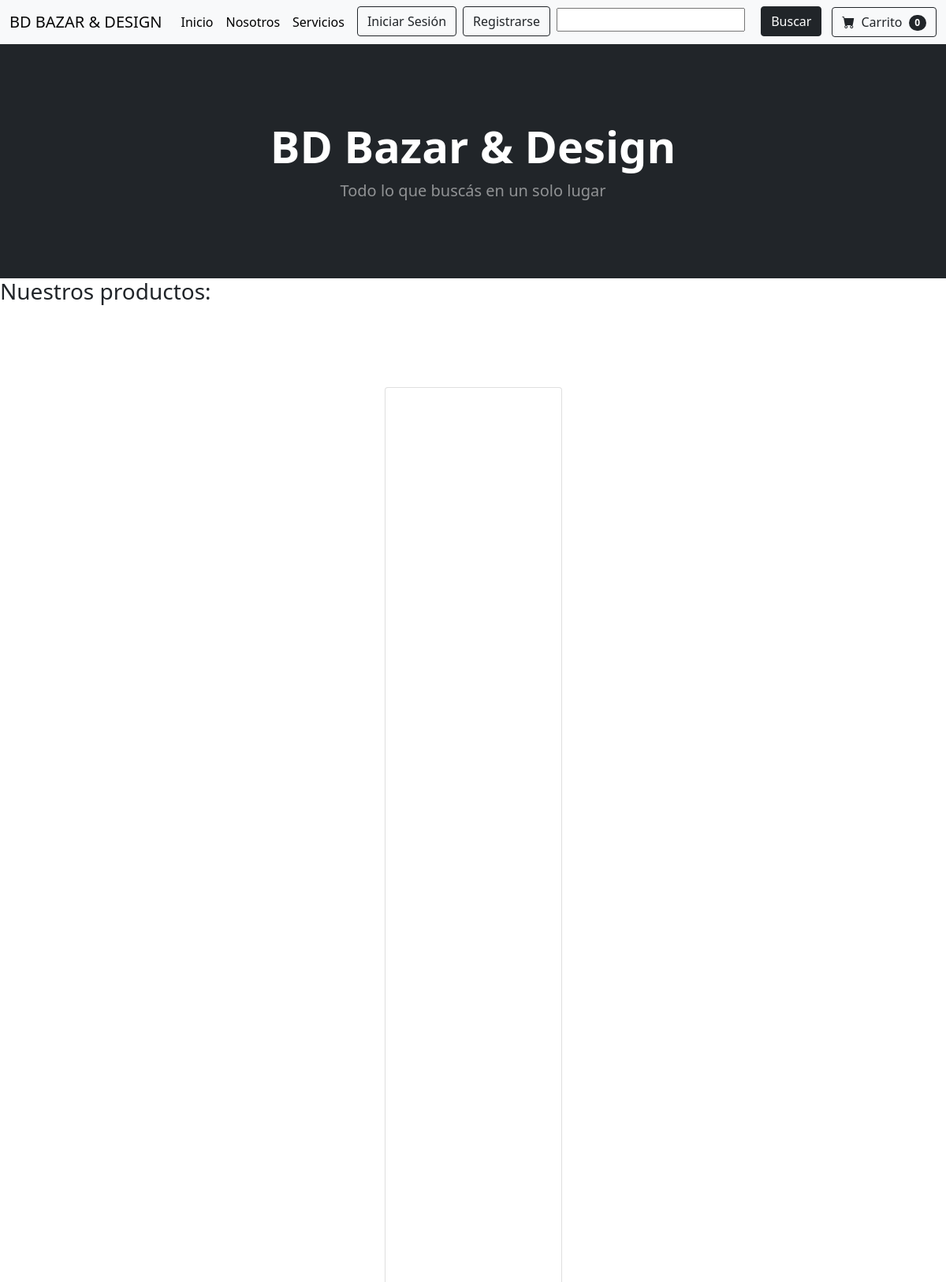
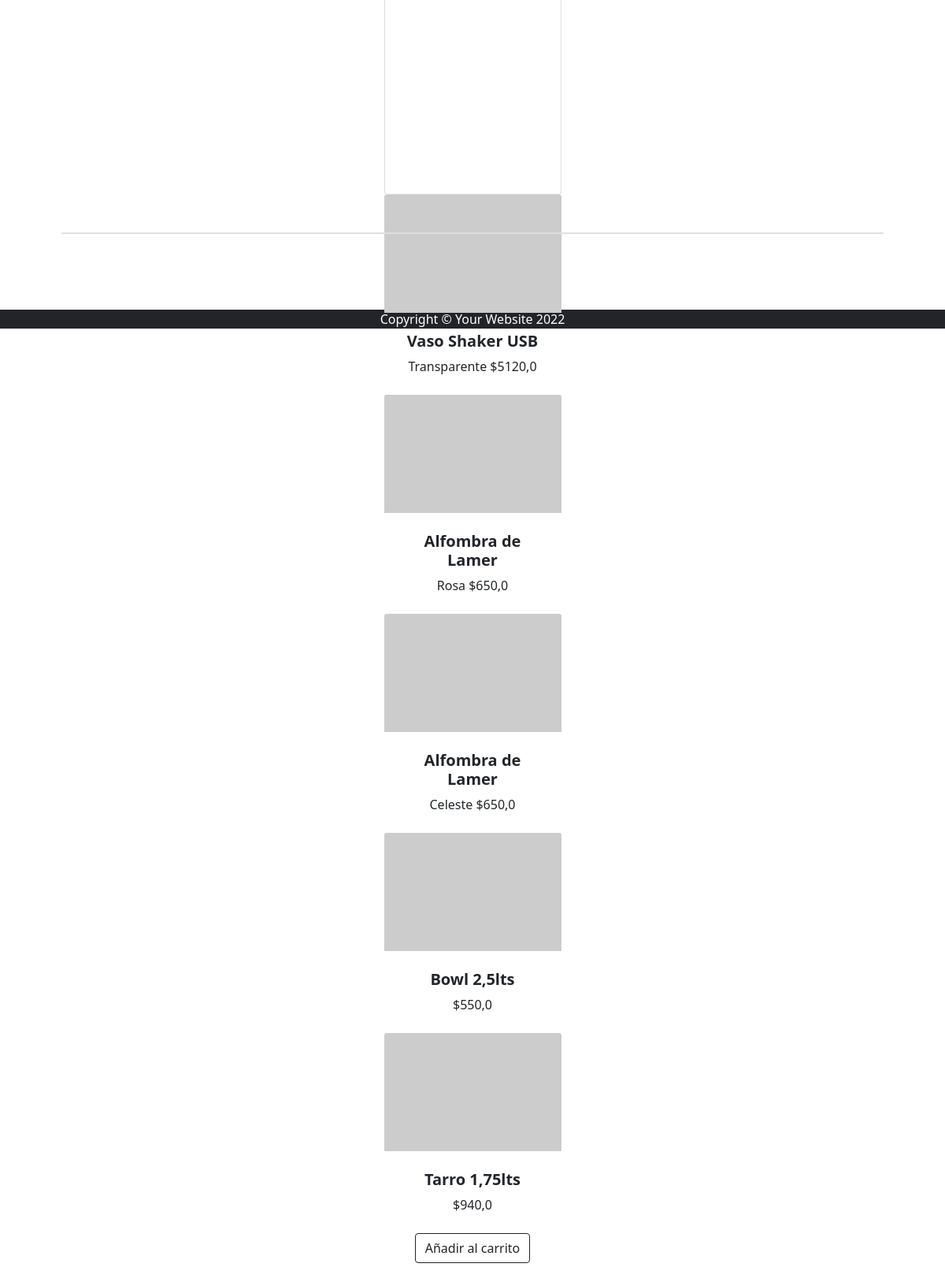
The app's page /proyectobazarapp/ with its own data (2 pictures, top to bottom).
### ProyectoBazarApp/models.py (models this page shows)
class Articulo(models.Model):
    producto = models.CharField("Artículo", max_length=30)
    detalle = models.CharField("Detalle", max_length=30)
    cantidad = models.PositiveIntegerField("Cantidad")
    color = models.CharField("Color", max_length=15)
    precio = models.FloatField("Precio $")

### ProyectoBazarApp/views.py (the view)
# urls.py: path('', inicio, name="inicio"),
def inicio(request):
    articulos = Articulo.objects.all()
    contexto = {'articulos': articulos}
    return render(request,"ProyectoBazarApp/index.html",contexto)

### ProyectoBazarApp/templates/ProyectoBazarApp/index.html (shortened to what this page needs)
{% extends 'ProyectoBazarApp/base.html'%}
{% load static %}
{% block contenidoPagina%}
        <header class="bg-dark py-5">
            <div class="container px-4 px-lg-5 my-5">
                <div class="text-center text-white">
                    <h1 class="display-4 fw-bolder">BD Bazar & Design</h1>
                    <p class="lead fw-normal text-white-50 mb-0">Todo lo que buscás en un solo lugar</p>
                </div>
            </div>
        </header>
        <h3>Nuestros productos:</h3>
        <section class="py-5">
            <div class="container px-4 px-lg-5 mt-5">
                <div class="row gx-4 gx-lg-5 row-cols-2 row-cols-md-3 row-cols-xl-4 justify-content-center">
                    <div class="col mb-5">
                        <div class="card h-100"></div>
                            {% for articulo in articulos %}
                            <img class="card-img-top" src="https://dummyimage.com/450x300/dee2e6/6c757d.jpg" alt="..." />
                            <div class="card-body p-4">
                                <div class="text-center">
                                    <h5 class="fw-bolder">{{articulo.producto}}</h5>
                                    {{articulo.color}}
                                    ${{articulo.precio}}
                                </div>
                            </div>
                            {% endfor %}
                            <div class="card-footer p-4 pt-0 border-top-0 bg-transparent">
                                <div class="text-center"><a class="btn btn-outline-dark mt-auto" href="#">Añadir al carrito</a></div>
                            </div>
                        </div>
                    </div>
                    <div class="col mb-5">
                        <div class="card h-100">
        </section>
{% endblock %}

### ProyectoBazarApp/templates/ProyectoBazarApp/base.html (shortened to what this page needs)
{% load static %}
<!DOCTYPE html>
<html lang="en">
    <head>
        <link href="https://cdn.jsdelivr.net/npm/bootstrap-icons@1.5.0/font/bootstrap-icons.css" rel="stylesheet" />
        <link href="{% static 'css/styles.css' %}" rel="stylesheet" />
    </head>
    <body>
        <nav class="navbar navbar-expand-lg bg-light">
            <div class="container-fluid">
              <a class="navbar-brand" href="{% url 'inicio' %}">BD BAZAR & DESIGN</a>
              <div class="collapse navbar-collapse" id="navbarSupportedContent">
                <ul class="navbar-nav me-auto mb-2 mb-lg-0">
                  <li class="nav-item">
                    <a class="nav-link active" aria-current="page" href="{% url 'inicio' %}">Inicio</a>
                  </li>
                  <li class="nav-item">
                    <a class="nav-link active" aria-current="page" href="{% url 'nosotros' %}">Nosotros</a></li>
                  <li class="nav-item">
                    <a class="nav-link active" aria-current="page" href="{% url 'servicios' %}">Servicios</a></li>
                  {% if user.is_authenticated %}
                  <li class="nav-item">
                    <p class="text-dark my-2 mx-2"><i class="bi bi-person-circle"></i> Hola, <b>{{user.username}}</b>!</p></li>
                    <li class="nav-item">
                      <a class="btn btn-outline-dark" aria-current="page" href="{% url 'logout' %}">Cerrar Sesión</a></li>
                  </li>
                  {% else %}
                  <li class="nav-item">
                    <a class="btn btn-outline-dark mx-2" aria-current="page" href="{% url 'login' %}">Iniciar Sesión</a></li>
                  <li class="nav-item">
                    <a class="btn btn-outline-dark" aria-current="page" href="{% url 'register' %}">Registrarse</a></li>
                  {% endif %}
                  <li class="nav-item">
                    <form action="" method="post">
                      <input class= "mx-2" type="text" name="producto" id="">
                      <a class="btn btn-dark mx-2" aria-current="page" href="{% url 'buscar_articulo' %}">Buscar</a>
                  </form>
                  </li>
                </ul>
                <form class="d-flex">
                    <button class="btn btn-outline-dark" type="submit">
                        <i class="bi-cart-fill me-1"></i>
                        Carrito
                        <span class="badge bg-dark text-white ms-1 rounded-pill">0</span>
                    </button>
                </form>
              </div>
            </div>
          </nav>
       {% block contenidoPagina %}
       {% endblock %}
        <footer class="py-12 bg-dark">
            <div class="container"><p class="m-0 text-center text-white">Copyright &copy; Your Website 2022</p></div>
        </footer>
    </body>
</html>

### records on screen
Articulo: producto "Vaso Shaker USB", color "Transparente", precio "5120,0"
Articulo: producto "Alfombra de Lamer", color "Rosa", precio "650,0"
Articulo: producto "Alfombra de Lamer", color "Celeste", precio "650,0"
Articulo: producto "Bowl 2,5lts", precio "550,0"
Articulo: producto "Tarro 1,75lts", precio "940,0"
